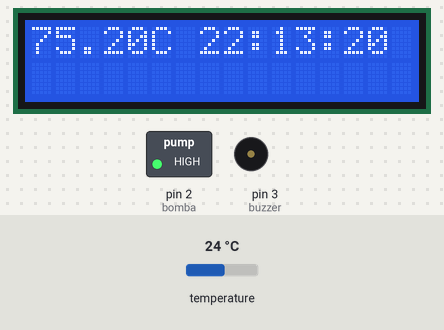
Recording of a sketch running on a simulated Arduino Uno, built with avr-gcc and run on an emulated ATmega328P. Parts: 16×2 character LCD, switched loads named in the sketch (green lamp = pin HIGH), buzzer (waves = sounding, pin HIGH). The inputs (shaded band) are chosen by the test bench; at power-on: temperature 24 °C. The local clock reads 2024-03-15 10:24:30 at power-on unless the sketch sets it.

Above: at 1.2 s.
1.3 s: temperature set to 12 °C
At 2.1 s:
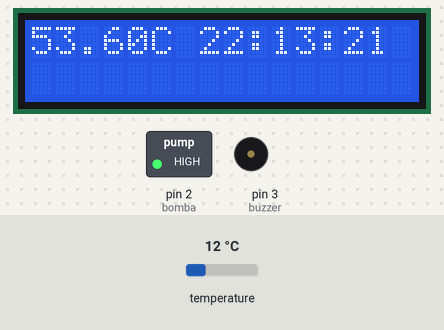
4.1 s: temperature set to 19 °C
At 5.0 s:
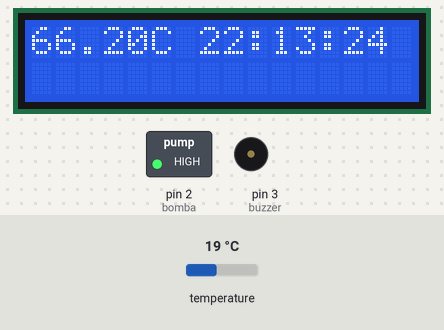
6.7 s: temperature set to 28 °C
At 8.0 s:
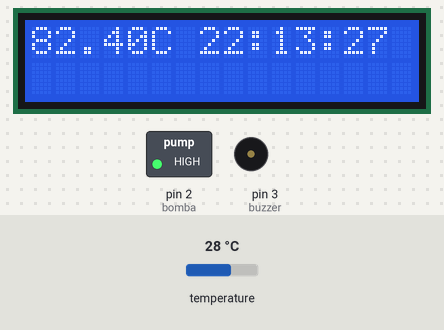
Timing chart, 0 to 9.7 s (numbered marks = the images above; inputs shaded):
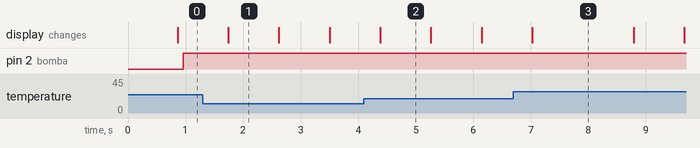

Measured:
- what the display in image 1 shows lasts 0.9 s, from 1.7 s to 2.6 s
- what the display in image 3 shows lasts 1.8 s, from 7.0 s to 8.8 s

The sketch:

sketch_apr26a.ino
```cpp
#include <Wire.h>
#include <LiquidCrystal_I2C.h>
#include <DallasTemperature.h>
#include <RTClib.h>

#define lcdAddress 0x27
#define filas 2
#define columnas 16
LiquidCrystal_I2C pantallalcd(lcdAddress, columnas, filas);

OneWire ourWire(4);
DallasTemperature sensor(&ourWire);

RTC_DS3231 THC;

#define buzzer 3
#define salida_BUZ() pinMode(buzzer,OUTPUT)
#define encender_BUZ() tone(buzzer,1000)
#define apagar_BUZ() noTone(buzzer)

#define bomba 2
#define salida_B() pinMode(bomba,OUTPUT)
#define apagar_B() digitalWrite(bomba,HIGH)
#define encender_B() digitalWrite(bomba,LOW)

void setup() {
  pantallalcd.init();
  pantallalcd.backlight();
  sensor.begin();
  THC.begin();
  THC.adjust(DateTime(__DATE__, __TIME__));
  salida_BUZ();
  salida_B();

}

void loop() {
  sensor.requestTemperatures();
  float temperatura = sensor.getTempFByIndex(0);
  pantallalcd.setCursor(0,0);
  pantallalcd.print(temperatura);
  pantallalcd.print("C ");

  DateTime fecha = THC.now();
  pantallalcd.print(  fecha.hour());
  pantallalcd.print(":");
  pantallalcd.print(fecha.minute());
  pantallalcd.print(":");
  pantallalcd.print(fecha.second());

  delay(100);

  if (fecha.hour() == 19 && fecha.minute() == 59 && fecha.second() == 0){
    encender_BUZ();
    pantallalcd.setCursor(0,1);
    pantallalcd.print("   REGAR EN 5s");
    delay(5000);
    pantallalcd.clear();

  }
  if (fecha.hour() == 19 && fecha.minute() == 59 && fecha.second() == 5) {
  apagar_BUZ();
  pantallalcd.setCursor(0,1);
  pantallalcd.print("   REGAR GOOOD   ");
  encender_B();
  delay(20000);
  pantallalcd.clear();
  } else{
    apagar_B();
  }
}
```
